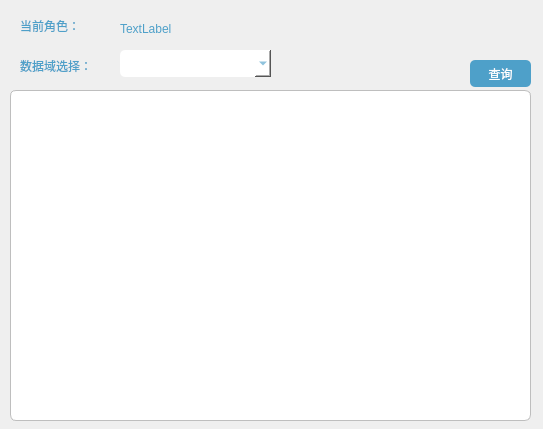
<?xml version="1.0" encoding="UTF-8"?>
<ui version="4.0">
 <class>AuthCheck</class>
 <widget class="QWidget" name="AuthCheck">
  <property name="geometry">
   <rect>
    <x>0</x>
    <y>0</y>
    <width>543</width>
    <height>429</height>
   </rect>
  </property>
  <property name="windowTitle">
   <string>权限设置记录</string>
  </property>
  <widget class="QTableView" name="auth_view">
   <property name="geometry">
    <rect>
     <x>10</x>
     <y>90</y>
     <width>521</width>
     <height>331</height>
    </rect>
   </property>
   <property name="styleSheet">
    <string notr="true">border-style:solid;
border-width:1px;
border-color:rgb(190,190,190);
background-color: rgb(255, 255, 255);
border-radius: 6px; </string>
   </property>
   <property name="verticalScrollBarPolicy">
    <enum>Qt::ScrollBarAlwaysOff</enum>
   </property>
  </widget>
  <widget class="QLabel" name="label">
   <property name="geometry">
    <rect>
     <x>20</x>
     <y>10</y>
     <width>111</width>
     <height>31</height>
    </rect>
   </property>
   <property name="styleSheet">
    <string notr="true">color: rgb(78, 160, 201);
font: 11pt &quot;Agency FB&quot;;</string>
   </property>
   <property name="text">
    <string>当前角色：</string>
   </property>
  </widget>
  <widget class="QLabel" name="label_2">
   <property name="geometry">
    <rect>
     <x>20</x>
     <y>50</y>
     <width>111</width>
     <height>31</height>
    </rect>
   </property>
   <property name="styleSheet">
    <string notr="true">color: rgb(78, 160, 201);
font: 11pt &quot;Agency FB&quot;;</string>
   </property>
   <property name="text">
    <string>数据域选择：</string>
   </property>
  </widget>
  <widget class="QComboBox" name="database">
   <property name="geometry">
    <rect>
     <x>120</x>
     <y>50</y>
     <width>151</width>
     <height>27</height>
    </rect>
   </property>
   <property name="styleSheet">
    <string notr="true">border-radius: 5px; 
background-color: rgb(255, 255, 255);
color: rgb(78, 160, 201);</string>
   </property>
  </widget>
  <widget class="QPushButton" name="searchBtn">
   <property name="geometry">
    <rect>
     <x>470</x>
     <y>60</y>
     <width>61</width>
     <height>27</height>
    </rect>
   </property>
   <property name="styleSheet">
    <string notr="true">font: 10pt &quot;Agency FB&quot;;
color: rgb(255, 255, 255);
background-color: rgb(78, 160, 201);
border-radius: 5px; 
</string>
   </property>
   <property name="text">
    <string>查询</string>
   </property>
  </widget>
  <widget class="QLabel" name="rolename_1">
   <property name="geometry">
    <rect>
     <x>120</x>
     <y>20</y>
     <width>67</width>
     <height>17</height>
    </rect>
   </property>
   <property name="styleSheet">
    <string notr="true">color: rgb(78, 160, 201);
font: 10pt &quot;Times New Roman&quot;;</string>
   </property>
   <property name="text">
    <string>TextLabel</string>
   </property>
  </widget>
 </widget>
 <resources/>
 <connections/>
</ui>
